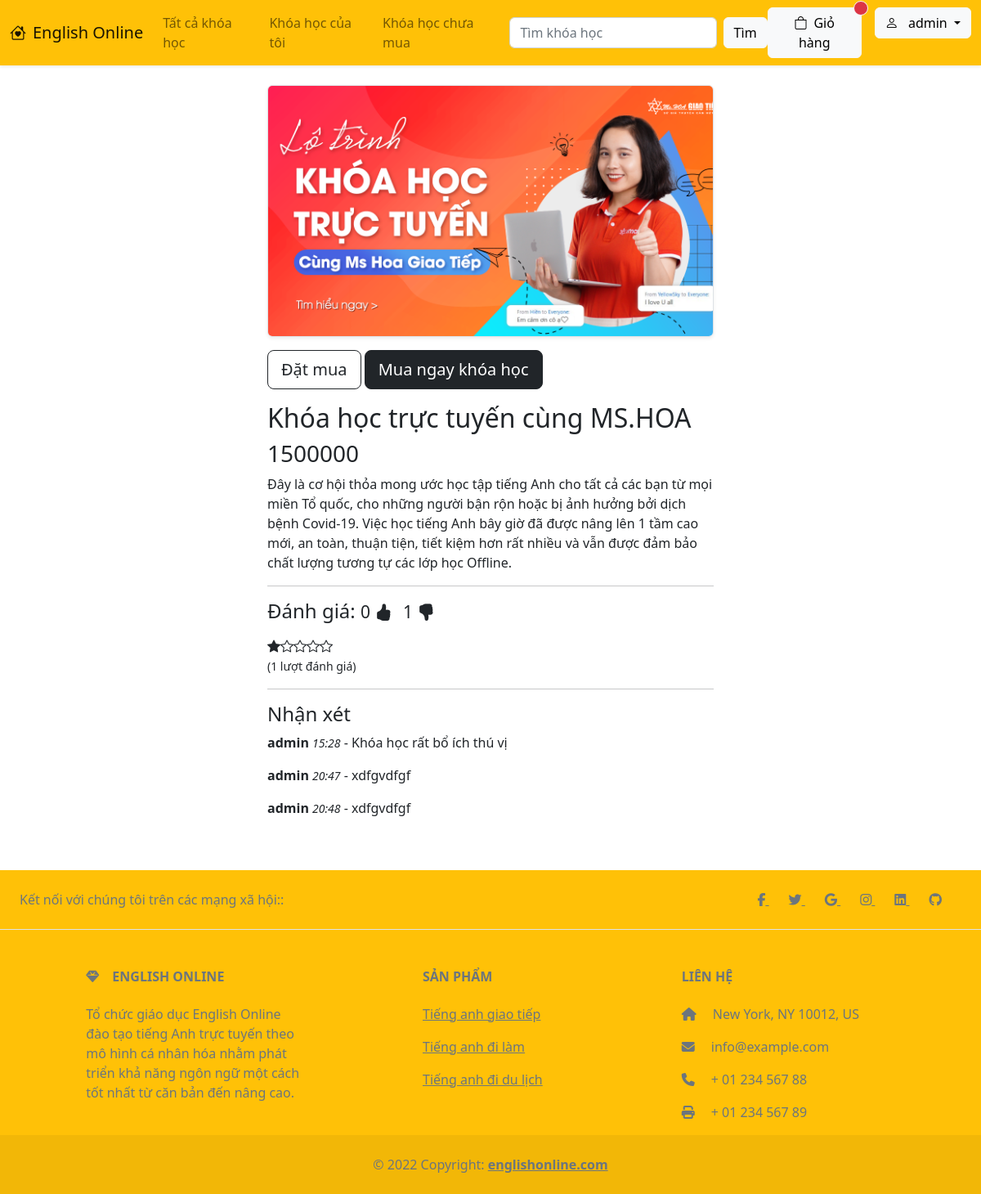
Page /course/5/ (signed in) on the committed database.
### CM/models.py (models this page shows, shortened)
class Course(models.Model):
    title = models.CharField(max_length=200)
    img = models.ImageField(upload_to='images/')
    descreption = models.CharField(max_length=1000)
    price = models.IntegerField()
    videos = models.ManyToManyField('Video', blank=True)
    tag_name = models.CharField(max_length=20, blank=True, null=True)

class CourseComment(models.Model):
    user = models.ForeignKey(User, on_delete=models.CASCADE)
    course = models.ForeignKey(Course, on_delete=models.CASCADE)
    time_added = models.TimeField(auto_now=True)
    comment = models.CharField(max_length=1000)

### CM/views.py (the view)
# urls.py: path('course/<int:id>/', views.course_detail, name='course_detail'),
def course_detail(request, id):
    course = get_object_or_404(Course, pk=id)
    comments = CourseComment.objects.filter(course=course)
    reactions = CourseReaction.objects.filter(course=course)
    reactions_count = reactions.count()
    like_count = reactions.filter(status='like').count()
    dislike_count = reactions.filter(status='dislike').count()
    reactions_rate_total = sum(reaction.rate for reaction in reactions)
    if reactions_count:
        rate = round(reactions_rate_total/reactions_count)
    else:
        rate = 0
    if request.method == 'POST':
        if request.user.is_authenticated:
            form = UserCourseForm(request.POST)
            if form.is_valid():
                form.instance.user = request.user
                form.instance.course = course
                form.save()
                if "redirectCart" in request.POST:
                    return redirect('cart')
                else:
                    return redirect('course_detail', id)
        else:
            return redirect('login')
    else:
        form = UserCourseForm(
            initial={
                'user': request.user,
                'course': course,
            }
        )
    context = {
        'course': course,
        'form': form,
        'comments': comments,
        'reactions_count': reactions_count,
        'like_count': like_count,
        'dislike_count': dislike_count,
        'rate': rate,
        'rate_remain': 5-rate
    }
    return render(request, 'course_detail.html', context)

### CM/forms.py
class UserCourseForm(ModelForm):
	class Meta:
		model = UserCourse
		fields = ['user', 'course', 'status']
		widgets = {
			'user': forms.HiddenInput(),
			'course': forms.HiddenInput(),
			'status': forms.HiddenInput()
		}

### CM/templates/course_detail.html (shortened to what this page needs)
{% extends 'base.html' %}
{% block content %}
<div class="container">
    <div class="row justify-content-center">
        <div class="col-lg-6 col-md-8 col-12">
            <img src="{{ course.img.url }}" class="img-fluid rounded shadow-sm border mb-3" alt="">
            <form method="post" class="mb-3">
                <button class="btn btn-lg btn-outline-dark mb-md-0 mb-3" type="submit">Đặt mua</button>
                <button class="btn btn-lg btn-dark" type="submit" name="redirectCart">Mua ngay khóa học</button>
            </form>
            <h2>{{ course.title }}</h2>
            <h3>{{ course.price }}</h3>
            <p>
                {{ course.descreption }}
            </p>
            <hr>
            <h4>Đánh giá: <small> {{ like_count }} <i class="bi bi-hand-thumbs-up-fill me-2"></i>
                {{ dislike_count }} <i class="bi bi-hand-thumbs-down-fill"></i></small></h4>
            <p>
                <div id="rate">
                </div>
            <small>({{ reactions_count }} lượt đánh giá)</small>
            </p>
            <hr>
            <h4>Nhận xét</h4>
            {% for comment in comments %}
            <p>
                <span class="fw-bold">{{ comment.user }}</span>
                <small class="fst-italic">{{ comment.time_added}}</small>
                -
                {{ comment.comment }}
            </p>
            {% endfor %}
        </div>
    </div>
</div>
{% endblock %}

### CM/templates/header.html (shortened to what this page needs)
<nav class="navbar navbar-expand-lg bg-warning mb-4 shadow-sm">
    <div class="container-fluid">
      <a class="navbar-brand" href="{% url 'index' %}">
        {% load static %}
        <i class="bi bi-house-heart me-2"></i>English Online
      </a>
      <div class="collapse navbar-collapse" id="navbarSupportedContent">
        <ul class="navbar-nav mb-2 mb-lg-0">
          <li class="nav-item">
            <a class="nav-link" aria-current="page" href="{% url 'courses' %}">Tất cả khóa học</a>
          </li>
          {% if request.user.is_authenticated %}
          <li class="nav-item">
            <a class="nav-link" href="{% url 'my-courses' %}">Khóa học của tôi</a>
          </li>
          <li class="nav-item">
            <a class="nav-link" href="{% url 'course_notbuy' %}">Khóa học chưa mua</a>
          </li>
          {% endif %}
        </ul>
        <form class="d-flex" role="search" action="{% url 'search_result' %}" method="GET" >
            <input class="form-control me-2" type="search" placeholder="Tìm khóa học" aria-label="Search" list="datalistOptions" id="exampleDataList" name="keyword">
            <button class="btn btn-light" type="submit" value="submit">Tìm</button>
        </form>
        <ul class="navbar-nav ms-auto mb-2 mb-lg-0">
            {% if not request.user.is_authenticated %}
          <li class="nav-item me-2 mt-lg-0 mt-2">
            <a class="btn btn-outline-dark" href="{% url 'login' %}"><i class="bi bi-box-arrow-in-right me-2"></i>Đăng nhập</a>
          </li>
          <li class="nav-item mt-lg-0 mt-2">
            <a class="btn btn-dark" href="{% url 'register' %}">Đăng ký</a>
          </li>
          {% else %}
          <li class="nav-item mt-lg-0 mt-2">
          <a href="{% url 'cart' %}" class="btn btn-light position-relative me-3">
            <i class="bi bi-bag me-2"></i>Giỏ hàng
            {% for i in request.user.usercourse_set.all %}
              {% if i.status == 'added' or i.status == 'waiting'  %}
            <span class="position-absolute top-0 start-100 translate-middle badge border border-light rounded-circle bg-danger p-2"><span class="visually-hidden">unread messages</span></span>
              {% endif %}
              {% endfor %}
          </a>
        </li>
          <li class="nav-item mt-lg-0 mt-2 dropdown">
            <a class="btn btn-light dropdown-toggle" href="#" role="button" data-bs-toggle="dropdown" aria-expanded="false"><i class="bi bi-person me-2"></i>
              {{ request.user.username }}
            </a>
          </li>
        </ul>
          {% endif %}
      </div>
    </div>
  </nav>

### rows in the picture
Course: img (picture), title "Khóa học trực tuyến cùng MS.HOA", price "1500000", descreption "Đây là cơ hội thỏa mong ước học tập tiếng Anh cho tất cả các bạn từ mọi miền Tổ quốc, cho những người bận rộn hoặc bị ảnh hưởng bởi dịch bệnh Covid-19. Việc học tiếng Anh bây giờ đã được nâng lên 1 tầm cao mới, an toàn, thuận tiện, tiết kiệm hơn rất nhiều và vẫn được đảm bảo chất lượng tương tự các lớp học Offline."
CourseComment: user "admin", time_added "15:28", comment "Khóa học rất bổ ích thú vị"
CourseComment: user "admin", time_added "20:47", comment "xdfgvdfgf"
CourseComment: user "admin", time_added "20:48", comment "xdfgvdfgf"

### other values in the picture
{{ request.user.username }} "admin"
{{ like_count }} "0"
{{ dislike_count }} "1"
{{ reactions_count }} "1"
